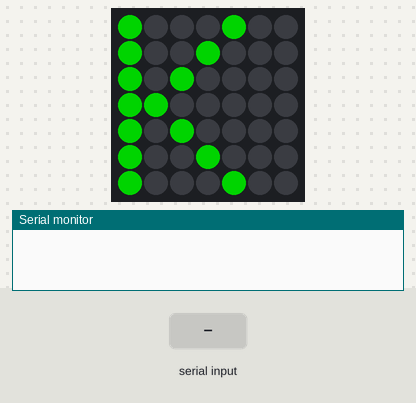
Bench run of a sketch on a simulated Arduino Uno, built with avr-gcc and run on an emulated ATmega328P. Parts: 7×7 RGB LED matrix (first LED top left, wired row by row), the last lines printed to the serial monitor. The test bench sets the inputs (shaded band). Dim RGB values are drawn brighter than linear.

Above: at 0.6 s.
3.3 s: "!" received over Serial
At 3.7 s:
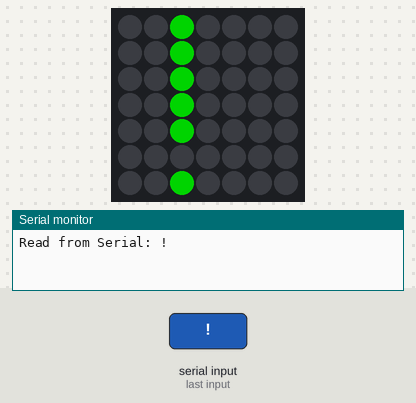
5.4 s: byte 55 (55) received over Serial
At 5.9 s:
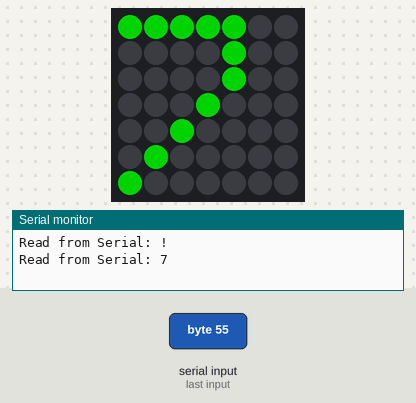
7.5 s: byte 57 (57) received over Serial
At 8.0 s:
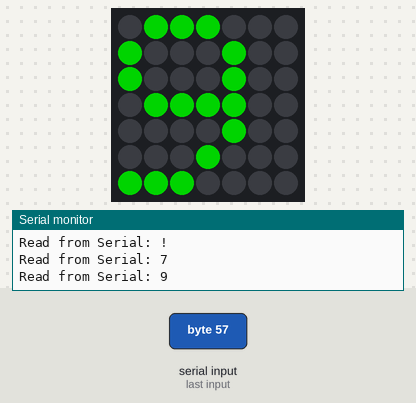
9.6 s: "8" received over Serial
At 10.1 s:
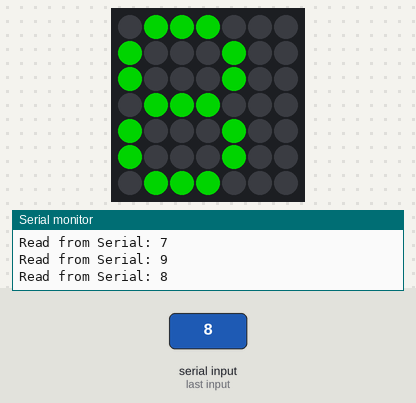
Timing chart, 0 to 12.6 s (numbered marks = the images above; inputs shaded):
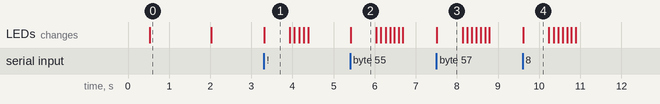

The sketch:

ledorean.ino
```cpp
#include "FastLED.h"
#include <avr/pgmspace.h>
#include <SoftwareSerial.h>
#include "glcdfont.c"

void setup() {
  ledstrip_setup();
  messages_setup();
  //cloud_setup();
  printOk();
  clearScreen();
}

void loop() {
//  int angry;
//  angry = pressure_loop();
//
//  if (angry == 1) {
//    drawFinger();
//  } else {
//    messages_loop();
//    //cloud_loop ();
//  }
  ledstrip_loop();
}
```

cloud.ino
```cpp
#define RX_PIN 3
#define TX_PIN 2
#define READY_CHAR 65

//SoftwareSerial mySerial(RX_PIN, TX_PIN);
int idx = 0;

//#define MSG_LEN 255
//char message[MSG_LEN] = {0};
//byte msgIdx = 0;

void cloud_setup() {
//  pinMode(RX_PIN, INPUT);
//  pinMode(TX_PIN, OUTPUT);
//  mySerial.begin(9600);
  Serial.begin(9600);
}

//int isMsgAvailable () {
//  if (message[msgIdx] == 0) {
//    return 1;
//  } else {
//    return 0;
//  }
//}

void cloud_loop () {
  int incomingByte = 0;

  if (Serial.available() > 0) {
    incomingByte = Serial.read();
//    Serial.print ("Read from mySerial: ");
//    Serial.println (incomingByte);
    drawChar(incomingByte);
  } else {
//    Serial.print ("Sending ready char [");
//    Serial.print (idx);
//    Serial.println ("]");
    Serial.write (READY_CHAR);
    idx++;
    delay(1000);
  }
//
//    message[msgIdx] = incomingByte;
//    msgIdx++;
//  } else if (isMsgAvailable() == 1) {
//  }

}
```

messages.ino
```cpp
//#define RX_PIN 3
//#define TX_PIN 2
//SoftwareSerial mySerial(RX_PIN, TX_PIN);

void messages_setup() {
//  pinMode(RX_PIN, INPUT);
//  pinMode(TX_PIN, OUTPUT);
  //mySerial.begin(9600);
}

int readSerial () {
  int incomingByte = 0;

  if(Serial.available() > 0) {
    incomingByte = Serial.read();
    Serial.print ("Read from Serial: ");
    Serial.println (incomingByte);
    Serial.println ();
  }
//  else if (mySerial.available() > 0) {
//    incomingByte = mySerial.read();
//    Serial.print ("Read from mySerial: ");
//    Serial.println (incomingByte);
//  }
  return incomingByte;
}

void messages_loop () {
  message1();
  message2();
  message3();
  message4();
  message5();
  message6();
  message7();
  message8();
  message9();
}

void messages_loop1() {
  int incomingByte = 0; //to determine the byte of # input

  incomingByte = readSerial ();
  //Accessing serial port

  if(incomingByte == 49) {
    message1();
  }
  if(incomingByte == 50) {
    message2();
  }

  if(incomingByte == 51) {
    message3();
  }

  if(incomingByte == 52) {
    message4();
  }

  if(incomingByte == 53) {
    message5();
  }

  if(incomingByte == 54) {
    message6();
  }

  if(incomingByte == 55) {
    message7();
  }

  if(incomingByte == 56) {
    message8();
  }

  if(incomingByte == 57) {
    message9();
  }
}

void print_message (char * str) {
  Serial.println(str);
  drawWord (str);
}

void message1() {
  print_message("Turning Left");
}

void message2() {
  print_message("Turning Right");
}

void message3() {
  print_message("God Loves You!");
}

void message4() {
  print_message("Just Married!");
}

void message5() {
  print_message("Forever Alone");
}

void message6() {
  print_message("Congrats Grad");
}

void message7() {
  print_message("Smile Human!");
}

void message8() {
  print_message("OHHHMIGAW");
}

void message9() {
  print_message("Sorry");
}
```

pressure.ino
```cpp
const int analogInPin = A0;  // Analog input pin that the potentiometer is attached to
const int analogOutPin = 9; // Analog output pin that the LED is attached to
const int angryLevel = 100;

int sensorValue = 0;        // value read from the pot
int outputValue = 0;        // value output to the PWM (analog out)

void sensorValuePrint () {
  // print the results to the serial monitor:
  Serial.print("sensor = " );
  Serial.print(sensorValue);
  Serial.print("\t output = ");
  Serial.println(outputValue);
}

int pressure_loop() {
  // read the analog in value:
  sensorValue = analogRead(analogInPin);
  // map it to the range of the analog out:
  outputValue = map(sensorValue, 0, 1023, 0, 255);
  // change the analog out value:
  analogWrite(analogOutPin, outputValue);

  //sensorValuePrint();
  // wait 2 milliseconds before the next loop
  // for the analog-to-digital converter to settle
  // after the last reading:
  delay(52);

  if (outputValue > angryLevel) {
    //Serial.println("I am angry");
    return 1;
  } else {
    //Serial.println("I am OK");
    return 0;
  }
}
```

Source omitted: ledstrip.ino (data table, 13425 bytes), glcdfont.c (data table, 8543 bytes)

Measured:
- after the input at 3.3 s, the LEDs: change at once (image 1)
- after the input at 5.4 s, the LEDs: change at once (image 2)
- after the input at 7.5 s, the LEDs: change at once (image 3)
- after the input at 9.6 s, the LEDs: change at once (image 4)
- what the display in image 0 shows lasts 1.5 s, from 0.5 s to 2.0 s
- what the display in image 1 shows lasts 0.6 s, from 3.3 s to 3.9 s
